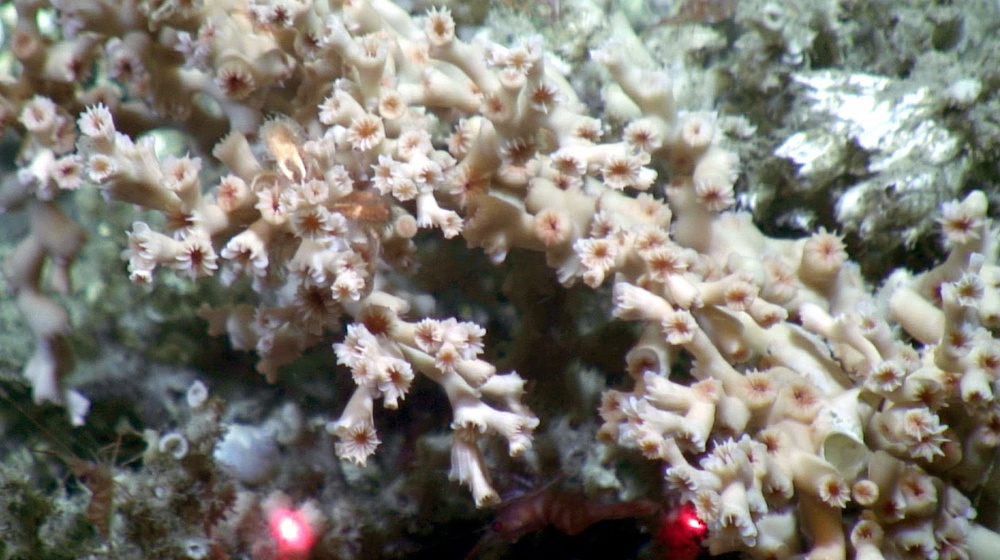
#> input picture imgprepro/img2.jpg, 1000 x 560 px, shrunk from 1600 x 896 before the run
$ python imgprepro_ver2.py   (older library calls are emulated)
#> lines starting #> are read from the running program, lines starting #| are printed output that depends on the picture; after the words box and inside, x2 and y2 are one past the last pixel; in counts of white or black regions, pixels touching at a corner belong together
import numpy as np
import cv2
import math

# Load the image and convert it to HSV
image = cv2.imread("img2.jpg", 1)
#> image is the input picture: shape (560, 1000, 3); mean B, G, R 115.3, 123.6, 126.8
hsvImage = cv2.cvtColor(image, cv2.COLOR_BGR2HSV)
#> hsvImage: shape (560, 1000, 3); mean H, S, V 53.6, 53.8, 132.4

###################
# DETECTION TASKS #
###################

# Obtain the color mask
lower = np.array([176, 100, 100], dtype = np.uint8)
upper = np.array([179, 255, 255], dtype = np.uint8)
mask = cv2.inRange(hsvImage, lower, upper)
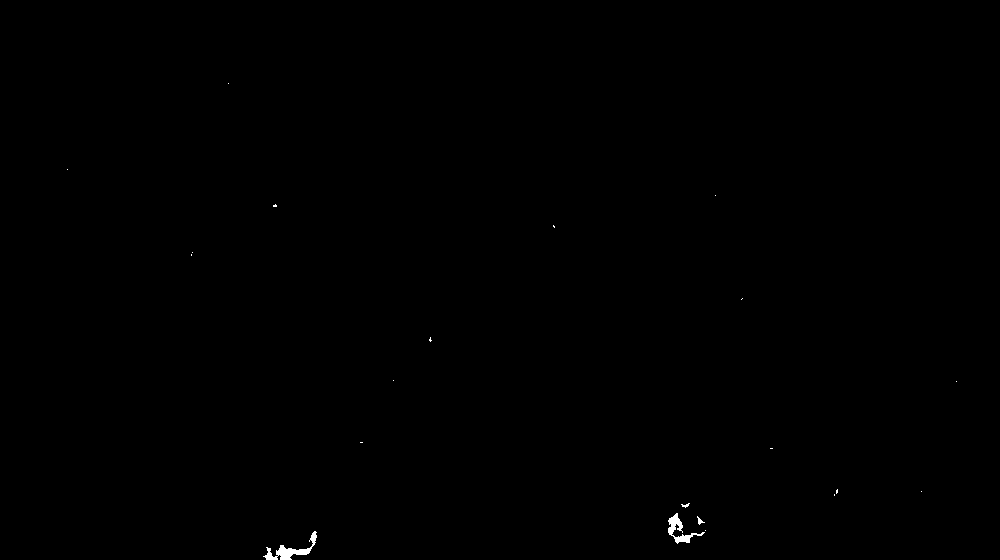
#> mask: shape (560, 1000); 0.15% white; 21 white regions (17 under 20 px)

# [8 lines of commented-out code are left out]
img, contours, hierarchy = cv2.findContours(mask, cv2.RETR_TREE, cv2.CHAIN_APPROX_SIMPLE)
#> contours = 21 contours, 19 with area under 20; largest, box (x1, y1, x2, y2) and area: (263, 531, 317, 560) 344, (668, 513, 705, 544) 256
points = []
for cnt in contours:
	if (cv2.contourArea(cnt) >= 100 and cv2.contourArea(cnt) <= 1000):
		(x, y), radius = cv2.minEnclosingCircle(cnt)
		center = (int(x), int(y))
		radius = int(radius)
		cv2.circle(image, center, radius, (255, 0, 0), 10)
		points.append(center)
#> this loop made 21 passes
#> (x, y, radius, center) on passes 1, 4: (289.5, 544, 29, (289, 544)), (685.9, 526.2, 18, (685, 526))
#> cnt on passes 2, 6, 7, 8, 9, 10: [[705, 530]], [[834, 494], [834, 495]], [[921, 491]], [[837, 489], [836, 490], [836, 493], [837, 492]], [[770, 448], [772, 448]], [[360, 442], [362, 442]]
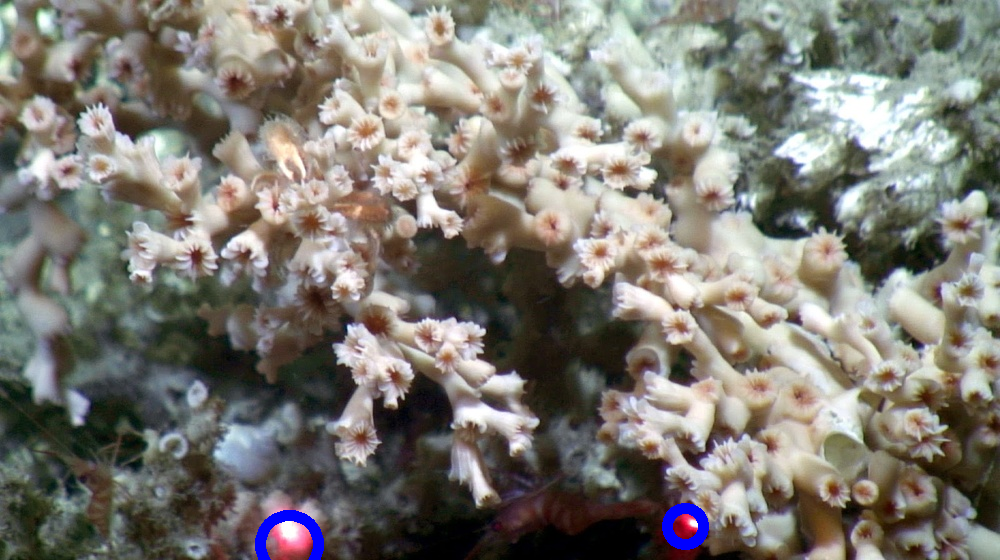
#> image: shape (560, 1000, 3); 0.47% of pixels changed, all inside (x1, y1, x2, y2) = (255, 503, 709, 560)
#> after the loop, points = [(289, 544), (685, 526)]

####################
# EXTRACTION TASKS #
####################

if (len(points) >= 2):
	# Construct the rectangle
	(dx, dy) = (points[1][0] - points[0][0], points[1][1] - points[0][1])
#> dx = 396; dy = -18
	dl = math.sqrt(dx**2 + dy**2)
#> dl = 396.4
	(ox, oy) = (int(points[0][0] + dx/2), int(points[0][1] + dy/2))
#> ox = 487; oy = 535
	vertices = []
	vertices.append(points[0])
	vertices.append((ox + dy*dl/(2*math.sqrt(dx**2 + dy**2)), oy - dx*dl/(2*math.sqrt(dx**2 + dy**2))))
	vertices.append(points[1])
	vertices.append((ox - dy*dl/(2*math.sqrt(dx**2 + dy**2)), oy + dx*dl/(2*math.sqrt(dx**2 + dy**2))))
	vertices = np.array(vertices, np.int32)
#> vertices = [[289, 544], [478, 337], [685, 526], [496, 733]]
	vertices = vertices.reshape((-1,1,2))
	cv2.polylines(image, [vertices], True, (0,255,255), 10)
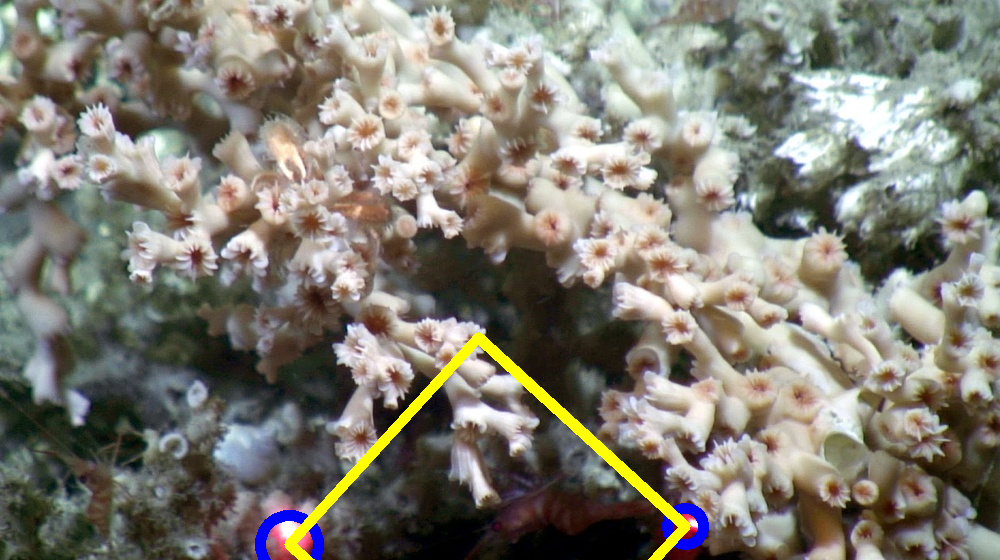
#> image: shape (560, 1000, 3); 1.19% of pixels changed, all inside (x1, y1, x2, y2) = (284, 332, 691, 560)

	# Crop and save the image
	rows, cols, *_ = image.shape
#> rows = 560; cols = 1000
	rotationAngle = 45 - math.acos((points[1][0] - points[0][0]) / dl)*180 / math.pi
#> rotationAngle = 42.4
	rotationMatrix = cv2.getRotationMatrix2D((cols/2, rows/2), rotationAngle, 1)
#> rotationMatrix = [[0.738, 0.674, -58.04], [-0.674, 0.738, 410.4]]
	newCenter = rotationMatrix.dot(np.array([ox, oy, 1]))
#> newCenter = [662.3, 477.1]
	(newOx, newOy) = (int(newCenter[0]), int(newCenter[1]))
#> newOx = 662; newOy = 477
	rotatedImage = cv2.warpAffine(image, rotationMatrix, (cols, rows))
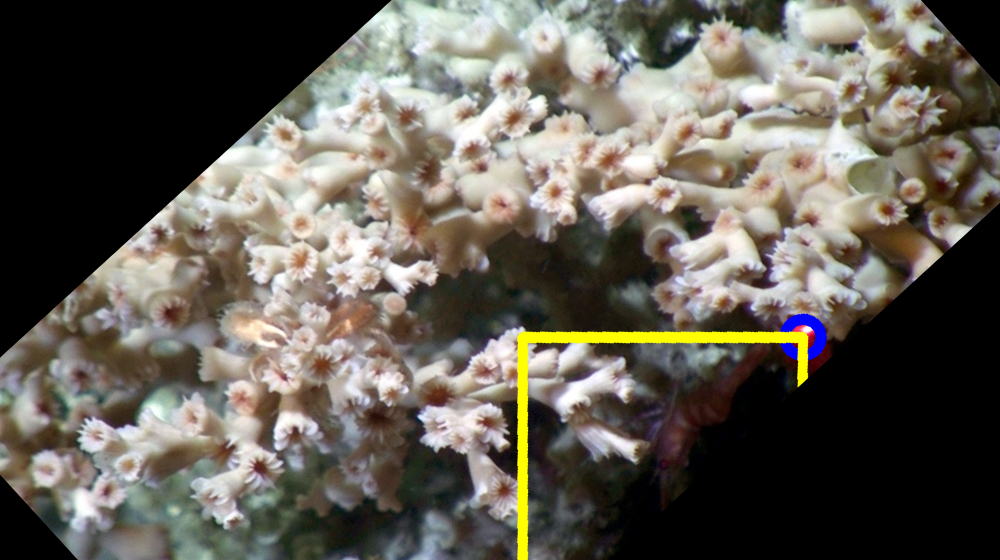
#> rotatedImage: shape (560, 1000, 3); mean B, G, R 85.8, 94.6, 99.3
	halfWidth = int(math.sqrt(dl**2/2)/2)
#> halfWidth = 140
	croppedImage = rotatedImage[newOy-halfWidth:newOy+halfWidth, newOx-halfWidth:newOx+halfWidth]
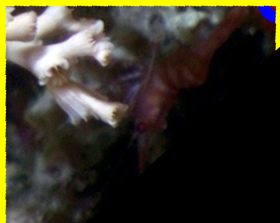
#> croppedImage: shape (223, 280, 3); mean B, G, R 39.9, 52.8, 56.8
	cv2.imwrite("output.jpg", croppedImage)

else:
	print("No laser point found!")

# Display the result
result = cv2.cvtColor(mask, cv2.COLOR_GRAY2BGR)
#> result: shape (560, 1000, 3); 0.15% white; 21 white regions (17 under 20 px), largest, box (x1, y1, x2, y2) and area: (263, 531, 317, 560) 431, (668, 513, 705, 544) 332, (697, 516, 705, 525) 28, (681, 503, 690, 508) 21
concat = np.concatenate((image, result), axis=1)
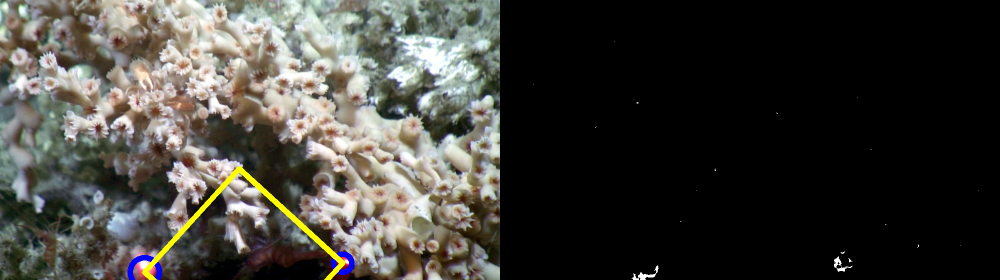
#> concat: shape (560, 2000, 3) (shown at 1/2 size); mean B, G, R 57.8, 62.9, 64.3
cv2.namedWindow( "Window", cv2.WINDOW_NORMAL);
cv2.imshow("Window", concat)

cv2.waitKey(0)
cv2.destroyAllWindows()

$ run again, with imgprepro/img1.jpg copied over imgprepro/img2.jpg
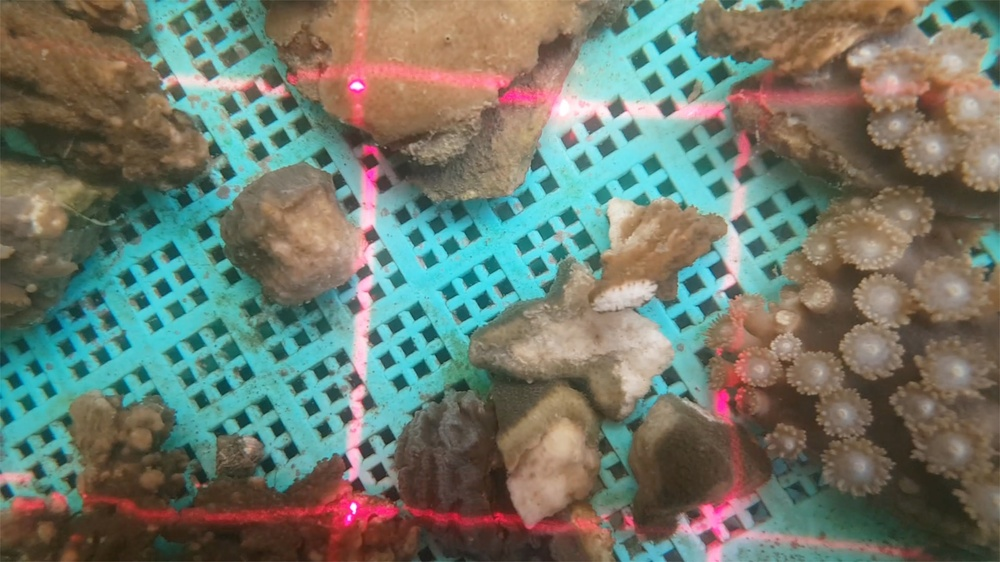
#> input picture imgprepro/img1.jpg, 1000 x 562 px, shrunk from 3840 x 2160 before the run
#> image is the input picture: shape (562, 1000, 3); mean B, G, R 107.7, 120.3, 111.9
#> hsvImage: shape (562, 1000, 3); mean H, S, V 46.3, 99.3, 137.8
#> `mask = cv2.inRange(hsvImage, lower, upper)`:
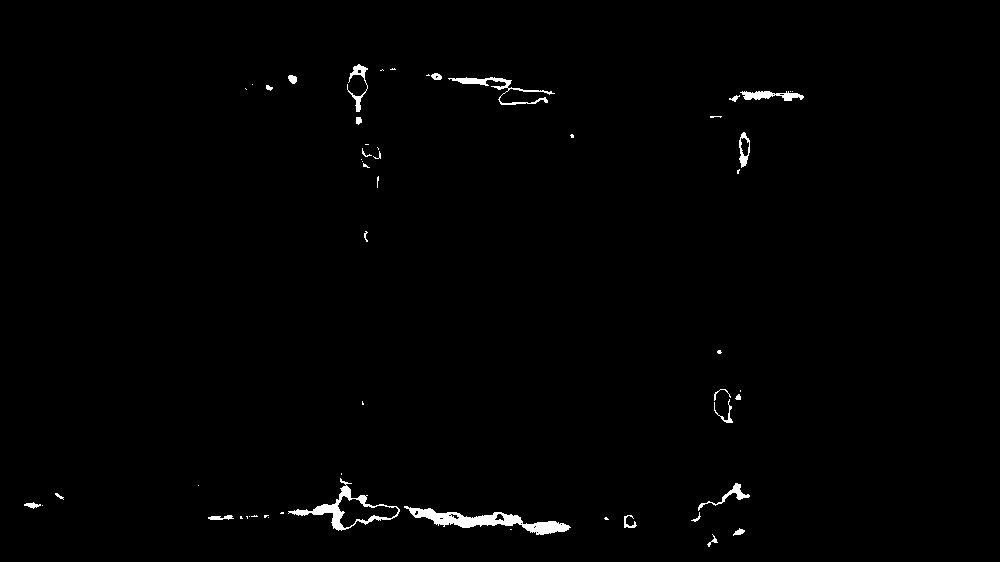
#> mask: shape (562, 1000); 0.92% white; 56 white regions (31 under 20 px)
#> contours = 72 contours, 51 with area under 20; largest, box (x1, y1, x2, y2) and area: (288, 478, 400, 531) 1708, (404, 506, 571, 535) 1479, (337, 495, 399, 529) 964, (448, 77, 555, 105) 346, (740, 91, 804, 101) 300
#> the loop `for cnt in contours:` made 72 passes
#> (x, y, radius, center) on passes 30, 32, 51, 52, 58, 64, 71: (723.5, 502.5, 26, (723, 502)), (367.3, 510.1, 30, (367, 510)), (742.5, 149.5, 17, (742, 149)), (743.5, 146.5, 9, (743, 146)), (771.5, 94.5, 31, (771, 94)), (501, 85.5, 53, (501, 85)), (357.5, 87.5, 23, (357, 87))
#> after the loop `for cnt in contours:`: points = [(723, 502), (367, 510), (742, 149), (743, 146), (771, 94), (501, 85), (357, 87)]
#> dx = -356; dy = 8
#> dl = 356.1
#> ox = 545; oy = 506
#> vertices = [[723, 502], [549, 684], [367, 510], [541, 328]]
#> rotationAngle = -133.7
#> rotationMatrix = [[-0.691, -0.723, 1048.6], [0.723, -0.691, 113.8]]
#> newCenter = [306.3, 158]
#> newOx = 306; newOy = 158
#> halfWidth = 125
#> result: shape (562, 1000, 3); 0.92% white; 56 white regions (31 under 20 px), largest, box (x1, y1, x2, y2) and area: (404, 506, 571, 535) 1586, (288, 478, 400, 531) 975, (448, 77, 555, 105) 543
#> `concat = np.concatenate((image, result), axis=1)`:
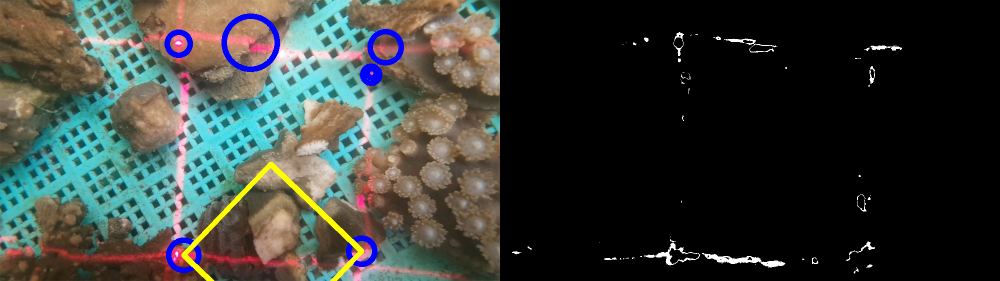
#> concat: shape (562, 2000, 3) (shown at 1/2 size); mean B, G, R 56.2, 61.1, 56.3
